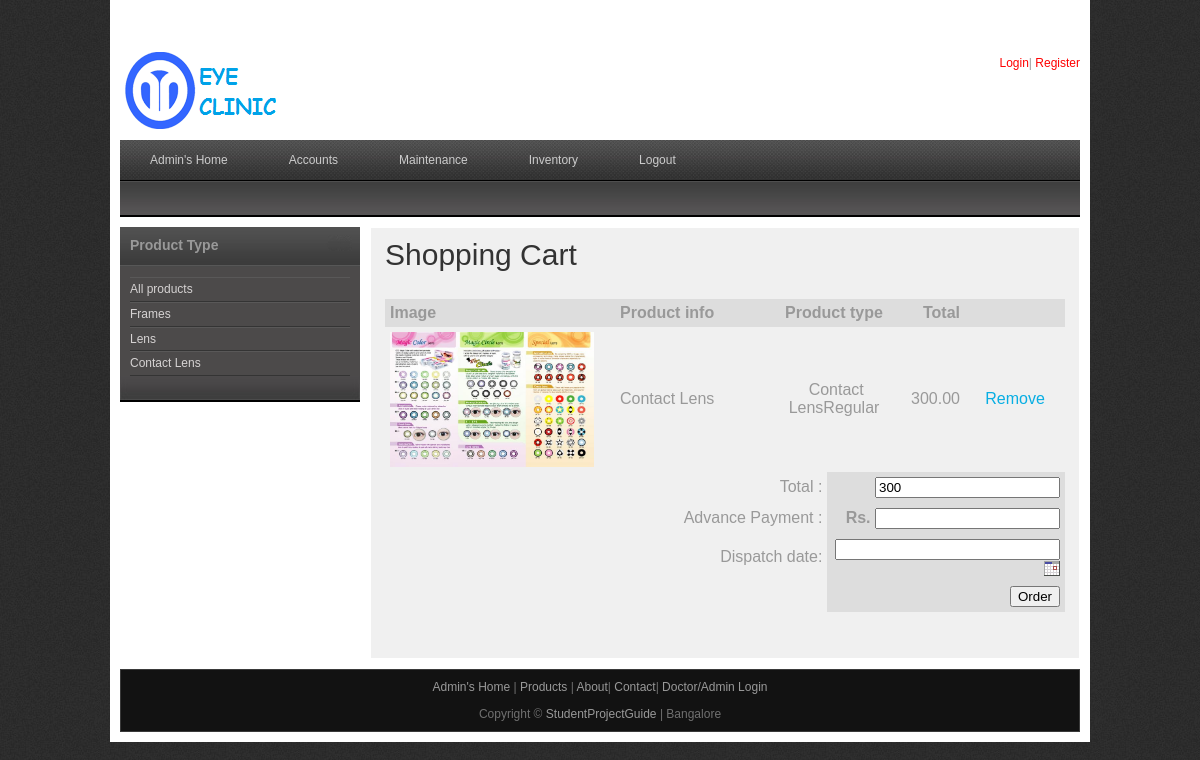
Page /shoppingcart.php?proid=1&testids=12 (signed in) on the committed database.
### tables this page shows
CREATE TABLE IF NOT EXISTS `products` (
  `prod_id` int(10) NOT NULL AUTO_INCREMENT,
  `branch_id` int(10) NOT NULL,
  `name` varchar(50) NOT NULL,
  `product_type` varchar(50) NOT NULL,
  `sub_type` varchar(25) NOT NULL,
  `image` varchar(100) NOT NULL,
  `color` varchar(20) NOT NULL,
  `cost` double(10,2) NOT NULL,
  `quantity` int(10) NOT NULL,
  PRIMARY KEY (`prod_id`)
);

### shoppingcart.php (the view, shortened to what this page needs)
<?php
include("includes/header.php");
include("includes/conn.php");
?>
    <div id="templatemo_main">
   		<div id="sidebar" class="float_l">
        	<div class="sidebar_box"><span class="bottom"></span>
            	<?php
				include("sidebar.php");
				?>
            </div>
   		</div>
        <div id="content" class="float_r">
        	<h1>Shopping Cart</h1>
<form method="post" action="" name="form1" id="form1" onSubmit="return validation()" >
			<?php
           		if(isset($_POST[submit]))
			   {
			   echo "Order placed successfully..";
				}
			   else
			   {
		   ?>
           <?php
		  if(isset($_POST[button]))
{
	echo "<h3>Product ordered successfully... </h3>";
	unset($_SESSION[proid]);
}
else
{
			?>
        	<table width="680px" cellspacing="0" cellpadding="5">
                   	  	<tr bgcolor="#ddd">
                        	<th width="220" align="left">Image </th>
                        	<th width="148" align="left">Product info</th>
                       	  	<th width="66" colspan="2" align="center">Product type</th>
                        	<th width="60" align="right">Total </th>
                        	<th width="90"> </th>
                      	</tr>
<?php
$arr = $_SESSION[proid];
$resultrecs = array_unique($arr);
foreach($resultrecs as $arr)
{
		$resultrec = mysqli_query($con,"SELECT * FROM products where prod_id='$arr'");
		$arrprod = mysqli_fetch_array($resultrec);
?>
<tr>
<td>
<img src="upload/<?php   echo $arrprod[image]; ?>" width="204" height="135" /></td>
									<td><?php   echo $arrprod[name]; ?></td>
									<td colspan="2" align="center"><?php  echo $arrprod[product_type]; ?><?php  echo $arrprod[sub_type]; ?></td>
									<td align="right">
									<?php
									$costs = $costs + $arrprod[cost];
									echo $arrprod[cost];
									?> </td>
									<td align="center"> <a href="shoppingcart.php?proids=<?php   echo $arrprod[prod_id]; ?>">Remove</a> </td>
</tr>
<?php
}
?>
                        <tr>
                          <td align="left"  height="30px"  >&nbsp;</td>
                          <td  height="30px" colspan="2" align="right"  ><label for="Total"></label>
Total : </td>
                          <td colspan="3" align="right" style="background:#ddd; font-weight:bold">
                          <input type="text" name="Total" id="Total" value="<?php   echo $costs; ?>"/></td>
                        </tr>
                        <tr>
                          <td align="left"  height="30px"  >&nbsp;</td>
                          <td  height="30px" colspan="2" align="right"  >Advance Payment : </td>
                          <td colspan="3" align="right" style="background:#ddd; font-weight:bold">
                          Rs. <input type="text" name="Total2" id="Total2" />
                            </td>
                        </tr>
                        <tr>
                          <td align="left"  height="30px"  >&nbsp;</td>
                          <td  height="30px" colspan="2" align="right"  >Dispatch date: </td>
                          <td colspan="3" align="right" style="background:#ddd; font-weight:bold">
						<input type="Text" id="Total3" name="Total3" maxlength="25" size="25" />
                        <a href="javascript:NewCal('Total3','ddmmmyyyy',false,24)">
                        <img src="cal.gif" width="16" height="16" border="0" alt="Pick a date"></a>
                          </td>
                        </tr>
                        <tr>
                          <td align="left"  height="30px"  >&nbsp;</td>
                          <td  height="30px" colspan="2" align="right"  >&nbsp;</td>
                          <td colspan="3" align="right" style="background:#ddd; font-weight:bold">
                          <input type="submit" name="button" id="button" value="Order" />
                          </td>
                        </tr>
					</table>
                    <?php
}
?>
                    </form>
                    <?php
			   }
			   ?>
        </div>
    </div>
    <?php
include("includes/footer.php");
?>

### css/templatemo_style.css (style rules this page uses)
body { margin: 0; padding: 0; color: #999; font-family: Tahoma, Geneva, sans-serif; font-size: 12px; line-height: 1.4em; background-color: #2e2e2e; background-repeat: repeat; background-image: url(../images/templatemo_body.jpg) }
a, a:link, a:visited { color: #08aee3; font-weight: normal; text-decoration: none; }
img { border: none; }
h1, h2, h3, h4, h5, h6 { color: #333; font-weight: normal; }
h1 { font-size: 30px; margin: 0 0 30px; padding: 5px 0; }
.float_l { float: left }
.float_r { float: right }
#templatemo_main { width: 100%; margin-bottom: 10px; }
#content { width: 680px; background: #f0f0f0; border: 1px solid #fff; padding: 14px; }
#sidebar { width: 240px }
.sidebar_box { position: relative; background: #4c4a4a; margin-bottom: 36px; }
.sidebar_box span.bottom { position: absolute; bottom: -26px; left: 0; width: 240px; height: 26px; background: url(../images/templatemo_sidebar_bottom.jpg) }

### rows in the picture
products: image (picture), name "Contact Lens", product_type "Contact Lens", sub_type "Regular", cost "300.00"
